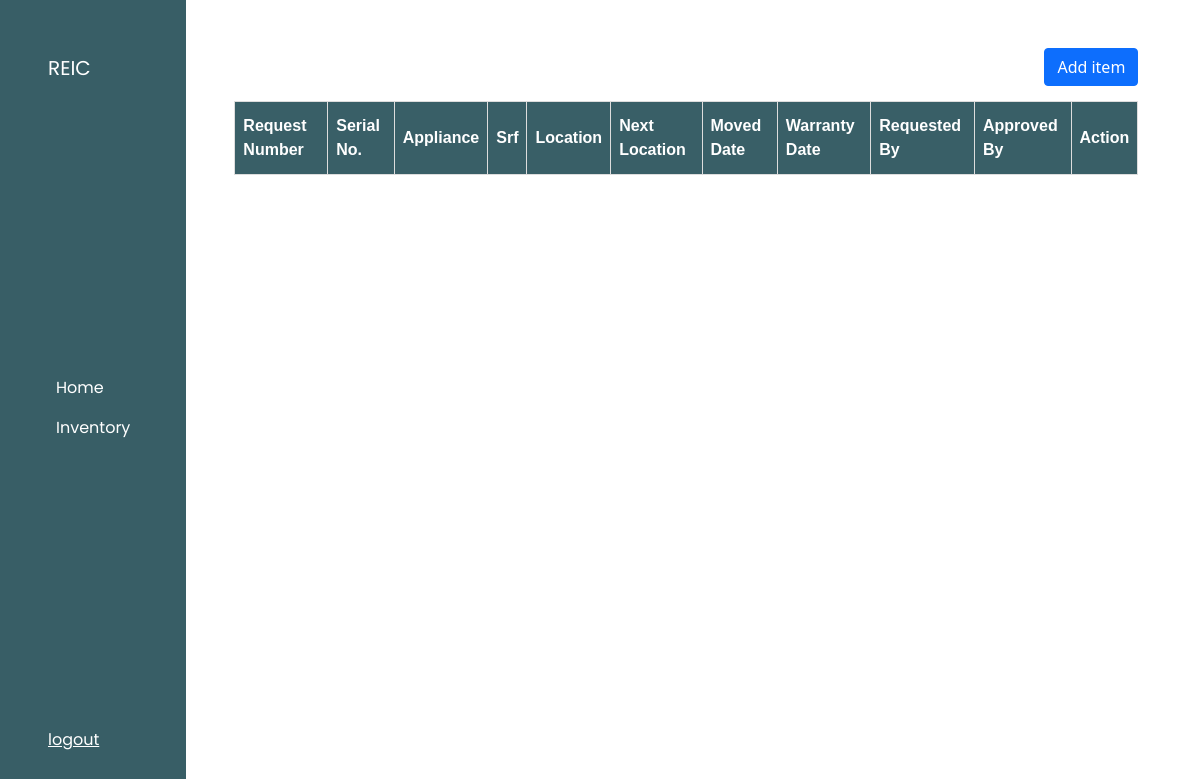
Before: /user/request.php with the older database file.
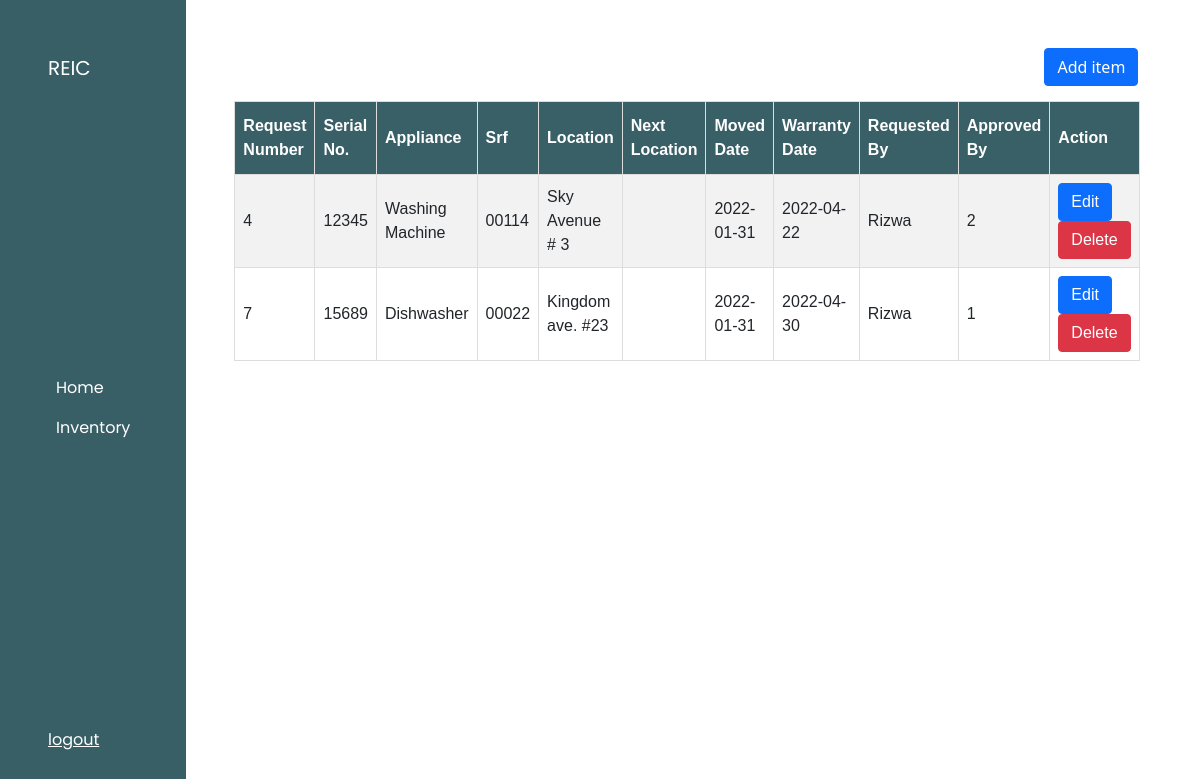
After: the same page with the newer database file.
### tables this page shows
CREATE TABLE `request` (
  `request_id` int(5) NOT NULL,
  `srf` varchar(255) NOT NULL,
  `location` varchar(255) NOT NULL,
  `next_location` varchar(255) NOT NULL,
  `inventory_id` int(5) NOT NULL,
  `moved_date` varchar(255) NOT NULL,
  `requested_by` varchar(5) NOT NULL
);

CREATE TABLE `inventory` (
  `barcode_number` int(5) NOT NULL,
  `serial_no` int(5) NOT NULL,
  `appliances` varchar(255) NOT NULL,
  `date` date NOT NULL,
  `invoice_no` varchar(255) NOT NULL,
  `warranty_date` date NOT NULL,
  `quantity` int(5) NOT NULL,
  `Status` varchar(255) NOT NULL,
  `user` int(5) NOT NULL
);

### user/request.php (the view, shortened to what this page needs)
<!DOCTYPE html>
<html lang="en">
<head>
    <link rel="stylesheet" href="https://cdn.jsdelivr.net/npm/bootstrap@5.1.3/dist/css/bootstrap.min.css">
    <link rel="stylesheet" href="../css/user_styles/user_style.css">
</head>
<body>
<div class="d-flex flex-row dashboard">
    <nav class="navbar navbar-expand-lg p-5 flex-column align-items-start menu">
            <a class="navbar-brand text-white" href="#">REIC</a>
            <div class="collapse navbar-collapse" id="collapsibleNavbar">
             <ul class="navbar-nav flex-column">
                    <li class="nav-item active">
                        <a href="user.php" class="nav-link text-white">Home</a>
                    </li>
                    <li class="nav-item active">
                        <a href="restocking.php" class="nav-link text-white">Inventory</a>
                    </li>
                </ul>
            </div>
            <a href="../index.php" class="logout text-white">logout</a>
    </nav>
    <div class="p-5 col-10">
            <div class="column-content-header">
                <button type="button" class="btn btn-primary" data-toggle="modal" data-target="#exampleModalCenter">
                    Add item
                </button>
        </div>
        <div>
                <table id="customers">
                    <tr>
                    <th>Request Number</th>
                    <th>Serial No.</th>
                    <th>Appliance</th>
                    <th>Srf</th>
                    <th>Location</th>
                    <th>Next Location</th>
                    <th>Moved Date</th>
                    <th>Warranty Date</th>
                    <th>Requested By</th>
                    <th>Approved By</th>
                    <th>Action</th>
                    </tr>
                    <?php
                    include("../db/dbconn.php");
                    $sql = "SELECT request_id, inventory.serial_no ,inventory.appliances , srf, location,next_location, moved_date, inventory.barcode_number,
                    inventory.warranty_date ,requested_by, inventory.user FROM request LEFT JOIN inventory on inventory_id=inventory.barcode_number";
                    $result = mysqli_query($dbconn, $sql);
                    while ($row = mysqli_fetch_array($result)) {
                        echo "<tr><td class=row_".$row['request_id'].">".$row['request_id']."</td>
                        <td>".$row['serial_no']."</td>
                        <td>".$row['appliances']."</td>
                        <td>".$row['srf']."</td>
                        <td>".$row['location']."</td>
                        <td>".$row['next_location']."</td>
                        <td>".$row['moved_date']."</td>
                        <td>".$row['warranty_date']."</td>
                        <td>".$row['requested_by']."</td>
                        <td>".$row['user']."</td>
                        <td><button class='btn btn-primary btn_edit' data-toggle='modal' data-target='#editmodal' id='editbtn'>Edit</button>
                        <button class='btn btn-danger btn_delete' data-toggle='modal' data-target='#deletemodal'>Delete</button></td></tr>";
                    }
                    ?>
                </table>
            </div>
</div>
</body>
</body>
</html>

### css/user_styles/user_style.css (style rules this page uses)
* { padding: 0; margin: 0; -webkit-box-sizing: border-box; box-sizing: border-box; }
body { background-color: white; }
.dashboard { height: 100vh; }
.menu { font-family: 'Poppins', sans-serif; background-color: #385e66; }
.column-content-header { display: -webkit-box; display: -ms-flexbox; display: flex; -webkit-box-pack: right; -ms-flex-pack: right; justify-content: right; }
#customers { font-family: Arial, Helvetica, sans-serif; border-collapse: collapse; width: 100%; margin-top: 15px; }
#customers td, #customers th { border: 1px solid #ddd; padding: 8px; }
#customers tr:nth-child(even) { background-color: #f2f2f2; }
#customers th { padding-top: 12px; padding-bottom: 12px; text-align: left; background-color: #395F67; color: white; }

Changed rows visible on the page:
added request: request_id "4", inventory.serial_no "12345", inventory.appliances "Washing Machine", srf "00114", location "Sky Avenue # 3", moved_date "2022-01-31", inventory.warranty_date "2022-04-22", requested_by "Rizwa", inventory.user "2"
added request: request_id "7", inventory.serial_no "15689", inventory.appliances "Dishwasher", srf "00022", location "Kingdom ave. #23", moved_date "2022-01-31", inventory.warranty_date "2022-04-30", requested_by "Rizwa", inventory.user "1"
